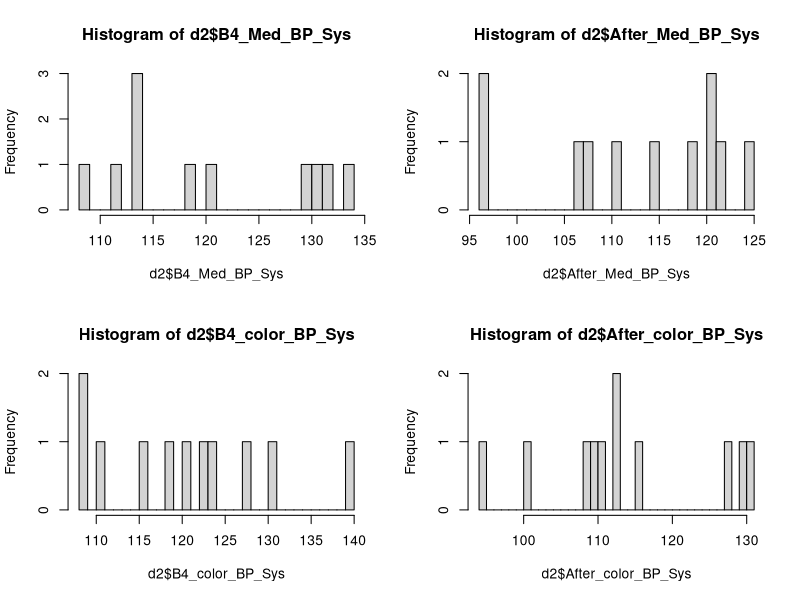
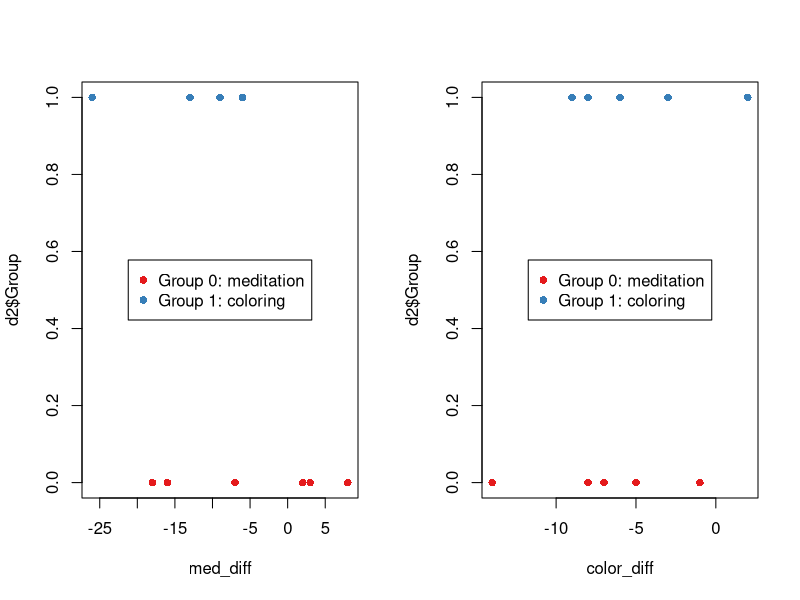
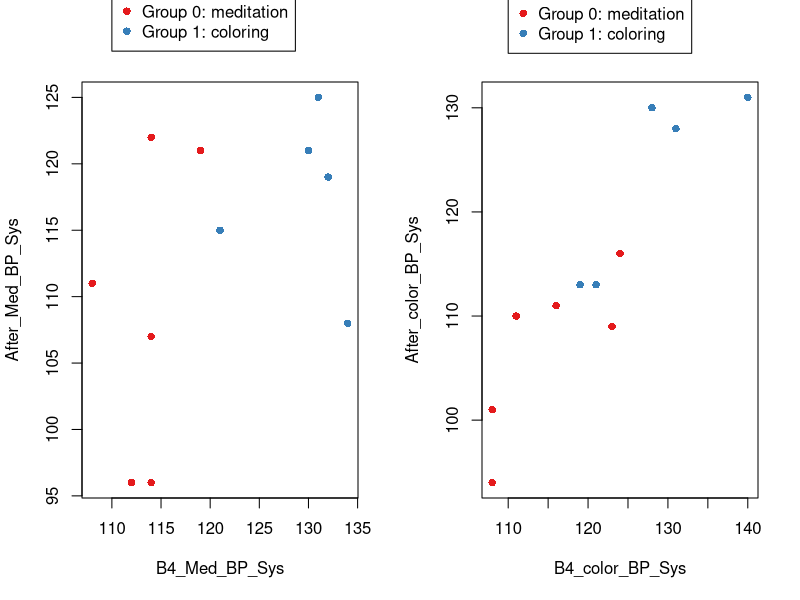

The R source for these figures, in order:
## ---- chunk 1
library(data.table)
library(sandwich)
library(lmtest)
## ---- chunk 2
d <- fread("../data/meditation.csv")
str(d)
d <- data.table(d)
d2 <- d[ , .(Group, 
             is_online = ifelse(Online_in_person == 'O', 1, 0),
             B4_Med_BP_Sys,
             After_Med_BP_Sys,
             B4_color_BP_Sys,
             After_color_BP_Sys) ]
summary(d2)
#hist(d2$Group)
#hist(d2$is_online, breaks=30)
par(mfrow=c(2,2))
hist(d2$B4_Med_BP_Sys, breaks = 30)
hist(d2$After_Med_BP_Sys, breaks = 30)
hist(d2$B4_color_BP_Sys, breaks = 30)
hist(d2$After_color_BP_Sys, breaks = 30)

library(RColorBrewer)
#display.brewer.all()
cols<-brewer.pal(n=3,name="Set1")
# Note: Group 0 is treatment group!
cols_t1<-cols[d2$Group+1]
med_diff <- d2$After_Med_BP_Sys- d2$B4_Med_BP_Sys
color_diff <- d2$After_color_BP_Sys - d2$B4_color_BP_Sys
par(mfrow =c(1,2))
plot(d2$Group ~ med_diff , col=cols_t1, pch=16)
legend("center",legend=c("Group 0: meditation", "Group 1: coloring"), col=cols_t1, pch=16)
plot(d2$Group ~ color_diff , col=cols_t1, pch=16)
legend("center",legend=c("Group 0: meditation", "Group 1: coloring"), col=cols_t1, pch=16)

# Plot b4 vs after meditation for 2 groups
plot(After_Med_BP_Sys ~ B4_Med_BP_Sys, data=d2 , col=cols_t1, pch=16)
legend(x=110,y=133, legend=c("Group 0: meditation", "Group 1: coloring"), col=cols_t1, pch=16, xpd=TRUE)

# Plot b4 vs after coloring for 2 groups
plot(After_color_BP_Sys ~ B4_color_BP_Sys, data=d2 , col=cols_t1, pch=16)
legend(x=110,y=141, legend=c("Group 0: meditation", "Group 1: coloring"), col=cols_t1, pch=16, xpd=TRUE)

## ---- chunk 3

m <- lm(After_Med_BP_Sys ~ B4_Med_BP_Sys + Group + B4_Med_BP_Sys * Group, data=d2)
coeftest(m, vcovHC(m))

m2 <- lm(After_color_BP_Sys ~ B4_color_BP_Sys + Group + B4_color_BP_Sys * Group, data=d2)
coeftest(m2, vcovHC(m2))
